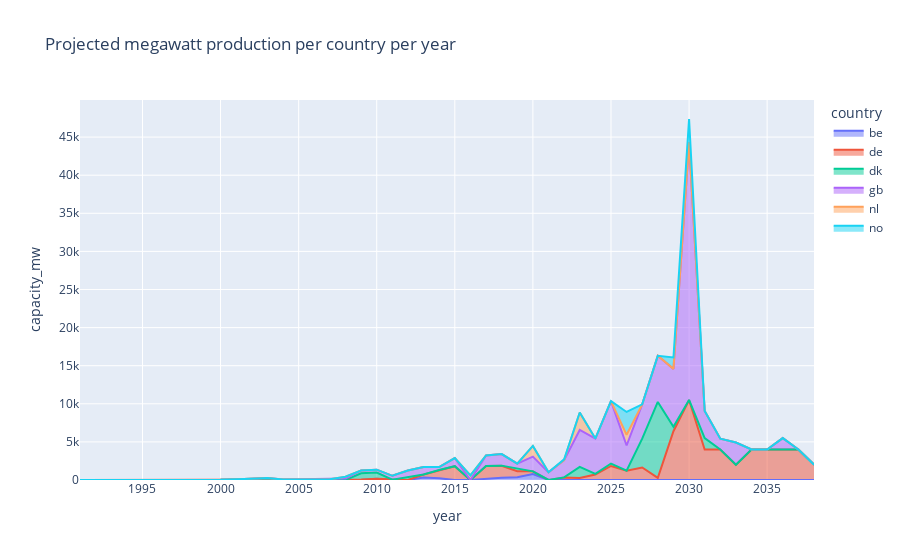

Source (notebook cell):
### Code cell
fig = px.area(c_time,
              x='year',
              y='capacity_mw',
              color='country',
              title='Projected megawatt production per country per year',
             )
fig.show()

### Figure 1 — Plotly figure (JSON) as saved in the notebook; plotly's stock layout.template omitted (floating-point values rounded to 4 significant figures)
{"data": [{"fillpattern": {"shape": ""}, "hovertemplate": "country=be<br>year=%{x}<br>capacity_mw=%{y}<extra></extra>", "legendgroup": "be", "line": {"color": "#636efa"}, "marker": {"symbol": "circle"}, "mode": "lines", "name": "be", "orientation": "v", "showlegend": true, "stackgroup": "1", "type": "scatter", "x": ["2010-01-01", "2013-01-01", "2014-01-01", "2017-01-01", "2018-01-01", "2019-01-01", "2020-01-01", "nan-01-01"], "xaxis": "x", "y": [165, 325, 216, 165, 309, 370, 770, 0], "yaxis": "y"}, {"fillpattern": {"shape": ""}, "hovertemplate": "country=de<br>year=%{x}<br>capacity_mw=%{y}<extra></extra>", "legendgroup": "de", "line": {"color": "#EF553B"}, "marker": {"symbol": "circle"}, "mode": "lines", "name": "de", "orientation": "v", "showlegend": true, "stackgroup": "1", "type": "scatter", "x": ["2009-01-01", "2011-01-01", "2013-01-01", "2014-01-01", "2015-01-01", "2017-01-01", "2018-01-01", "2019-01-01", "2020-01-01", "2022-01-01", "2023-01-01", "2024-01-01", "2025-01-01", "2026-01-01", "2027-01-01", "2028-01-01", "2029-01-01", "2030-01-01", "2031-01-01", "2032-01-01", "2033-01-01", "2034-01-01", "2035-01-01", "2036-01-01", "2037-01-01", "2038-01-01", "nan-01-01"], "xaxis": "x", "y": [60, 48.3, 400, 1089.0, 1815, 1663, 1549, 774, 364, 342, 257, 729, 1841, 1227, 1638, 270, 6400, 10500, 4000, 4000, 2000, 4000, 4000, 4000, 4000, 2000, 2640], "yaxis": "y"}, {"fillpattern": {"shape": ""}, "hovertemplate": "country=dk<br>year=%{x}<br>capacity_mw=%{y}<extra></extra>", "legendgroup": "dk", "line": {"color": "#00cc96"}, "marker": {"symbol": "circle"}, "mode": "lines", "name": "dk", "orientation": "v", "showlegend": true, "stackgroup": "1", "type": "scatter", "x": ["1991-01-01", "1995-01-01", "2000-01-01", "2002-01-01", "2003-01-01", "2009-01-01", "2010-01-01", "2012-01-01", "2018-01-01", "2019-01-01", "2023-01-01", "2024-01-01", "2025-01-01", "2027-01-01", "2028-01-01", "2029-01-01", "2031-01-01", "nan-01-01"], "xaxis": "x", "y": [5, 5, 40, 166, 205.6, 821, 809.2, 399.6, 28, 406.7, 1464, 72, 320, 3784, 9977, 585, 1500, 3280.0], "yaxis": "y"}, {"fillpattern": {"shape": ""}, "hovertemplate": "country=gb<br>year=%{x}<br>capacity_mw=%{y}<extra></extra>", "legendgroup": "gb", "line": {"color": "#ab63fa"}, "marker": {"symbol": "circle"}, "mode": "lines", "name": "gb", "orientation": "v", "showlegend": true, "stackgroup": "1", "type": "scatter", "x": ["2000.0-01-01", "2003-01-01", "2004-01-01", "2005-01-01", "2006-01-01", "2007-01-01", "2007.0-01-01", "2008-01-01", "2009-01-01", "2010-01-01", "2011-01-01", "2012-01-01", "2013-01-01", "2014-01-01", "2015-01-01", "2015.0-01-01", "2017-01-01", "2018-01-01", "2019-01-01", "2020-01-01", "2021-01-01", "2022-01-01", "2023-01-01", "2024-01-01", "2025-01-01", "2026-01-01", "2026.0-01-01", "2027-01-01", "2028-01-01", "2029-01-01", "2030-01-01", "2031-01-01", "2032-01-01", "2033-01-01", "2036-01-01", "nan-01-01"], "xaxis": "x", "y": [4, 60, 60, 90, 90, 90, 10, 194, 353, 384, 501, 838, 981, 389, 1055, 7, 1393.0, 1514.0, 588, 1932, 1000, 2261, 4845, 4638, 8192, 3302, 1400, 4499, 6047, 7600, 33800.0, 3560, 1420, 2916, 1500, 4008], "yaxis": "y"}, {"fillpattern": {"shape": ""}, "hovertemplate": "country=nl<br>year=%{x}<br>capacity_mw=%{y}<extra></extra>", "legendgroup": "nl", "line": {"color": "#FFA15A"}, "marker": {"symbol": "circle"}, "mode": "lines", "name": "nl", "orientation": "v", "showlegend": true, "stackgroup": "1", "type": "scatter", "x": ["2008-01-01", "2015.0-01-01", "2016-01-01", "2020-01-01", "2021-01-01", "2023-01-01", "2026-01-01", "nan-01-01"], "xaxis": "x", "y": [228, 129, 601, 1406, 19, 2299, 1400, 17400], "yaxis": "y"}, {"fillpattern": {"shape": ""}, "hovertemplate": "country=no<br>year=%{x}<br>capacity_mw=%{y}<extra></extra>", "legendgroup": "no", "line": {"color": "#19d3f3"}, "marker": {"symbol": "circle"}, "mode": "lines", "name": "no", "orientation": "v", "showlegend": true, "stackgroup": "1", "type": "scatter", "x": ["2009-01-01", "2021-01-01", "2022-01-01", "2026-01-01", "2029-01-01", "2030-01-01", "nan-01-01"], "xaxis": "x", "y": [2.3, 3.6, 106, 3000, 1500, 3075, 4545], "yaxis": "y"}], "layout": {"legend": {"title": {"text": "country"}, "tracegroupgap": 0}, "title": {"text": "Projected megawatt production per country per year"}, "xaxis": {"anchor": "y", "domain": [0, 1], "title": {"text": "year"}}, "yaxis": {"anchor": "x", "domain": [0, 1], "title": {"text": "capacity_mw"}}}}
